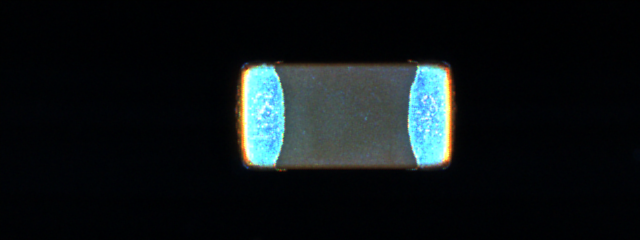
#> input picture JaeHo/001-1.tif, 640 x 240 px
$ python test04_25.py
#> lines starting #> are read from the running program, lines starting #| are printed output that depends on the picture; after the words box and inside, x2 and y2 are one past the last pixel; in counts of white or black regions, pixels touching at a corner belong together
import cv2
import numpy as np

def contour():

    img = cv2.imread('001-1.tif')
#> img is the input picture: shape (240, 640, 3); mean B, G, R 22.9, 21.3, 15.5
    imgray = cv2.cvtColor(img, cv2.COLOR_BGR2GRAY)
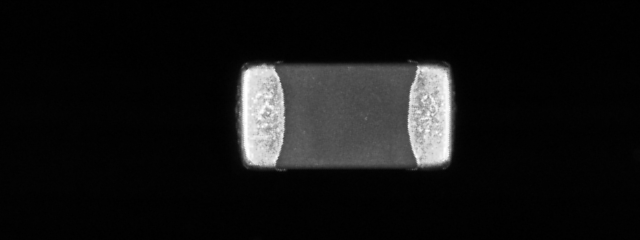
#> imgray: shape (240, 640); min 0, max 255, mean 19.8
    ret, thr = cv2.threshold(imgray, 50, 255, cv2.THRESH_BINARY)
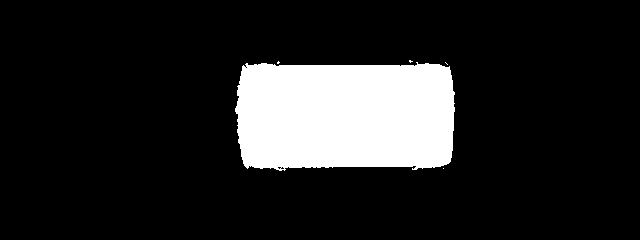
#> thr: shape (240, 640); 14.3% white; 5 white regions (4 under 20 px)
    contours, _ = cv2.findContours(thr, cv2.RETR_EXTERNAL, cv2.CHAIN_APPROX_SIMPLE)
#> contours = 5 contours, 4 with area under 20; largest, box (x1, y1, x2, y2) and area: (235, 62, 455, 171) 21641


    max = 0
    maxcnt = None

    for cnt in contours :
            area = cv2.contourArea(cnt)
            if(max < area) :
                max = area
                maxcnt = cnt
#> this loop made 5 passes
#> (area, max) on pass 3: (21641, 21641)
#> after the loop, max = 21641; maxcnt = contour of 206 points, box (x1, y1, x2, y2) (235, 62, 455, 171), area 21641

    hull = cv2.convexHull(maxcnt)
#> hull = contour of 30 points, box (x1, y1, x2, y2) (235, 62, 455, 171), area 22734
    mask = np.zeros(img.shape).astype(img.dtype)
    color = [255, 255, 255]
    cv2.fillPoly(mask, [maxcnt], color)
#> mask: shape (240, 640, 3); 14.3% white; 1 white region, box (x1, y1, x2, y2) and area: (235, 62, 455, 171) 21957

    img_mlcc = cv2.bitwise_and(img, mask)


    cv2.drawContours(img, contours, -1, (0, 255, 0), 3)
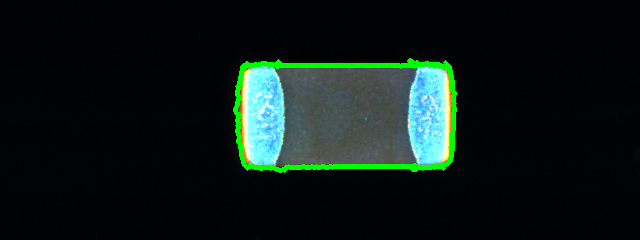
#> img: shape (240, 640, 3); 2.06% of pixels changed, all inside (x1, y1, x2, y2) = (233, 58, 457, 173)
    cv2.drawContours(img_mlcc, [maxcnt],-1, (255,0,0), 3)
    cv2.drawContours(img_mlcc, [hull],-1, (0,255,0), 3)
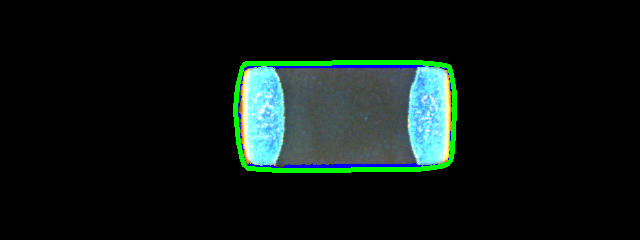
#> img_mlcc: shape (240, 640, 3); mean B, G, R 20.3, 23.3, 13.2


    cv2.imshow('image', img_mlcc)
    cv2.imshow('thr', thr)
    cv2.imshow('contours', img)

    cv2.waitKey(0)
    cv2.destroyAllWindows()


contour()

$ run again, with JaeHo/001-2.tif copied over JaeHo/001-1.tif
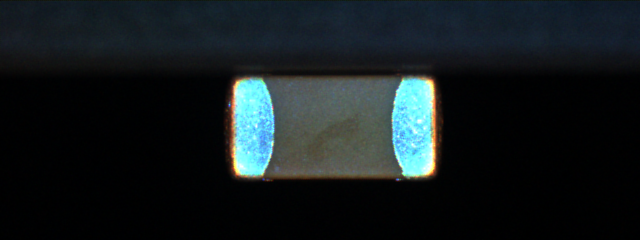
#> input picture JaeHo/001-2.tif, 640 x 240 px
#> in contour, img is the input picture: shape (240, 640, 3); mean B, G, R 30.7, 28.5, 21.2
#> in contour, `ret, thr = cv2.threshold(imgray, 50, 255, cv2.THRESH_BINARY)`:
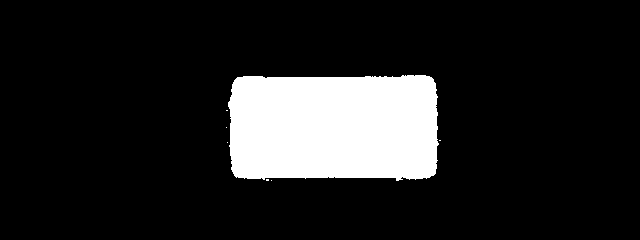
#> thr: shape (240, 640); 13.6% white; 7 white regions (6 under 20 px)
#> contours = 7 contours, 6 with area under 20; largest, box (x1, y1, x2, y2) and area: (228, 75, 439, 181) 20617
#> the loop in contour, `for cnt in contours :` made 7 passes
#> (area, max) on pass 7: (20617, 20617)
#> after the loop in contour, `for cnt in contours :`: max = 20617; maxcnt = contour of 181 points, box (x1, y1, x2, y2) (228, 75, 439, 181), area 20617
#> hull = contour of 31 points, box (x1, y1, x2, y2) (228, 75, 439, 181), area 21409
#> mask: shape (240, 640, 3); 13.6% white; 1 white region, box (x1, y1, x2, y2) and area: (228, 75, 439, 181) 20916
#> img: shape (240, 640, 3); 1.97% of pixels changed, all inside (x1, y1, x2, y2) = (224, 73, 443, 183)
#> in contour, `cv2.drawContours(img_mlcc, [hull],-1, (0,255,0), 3)`:
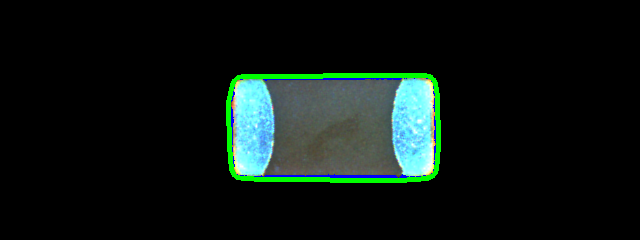
#> img_mlcc: shape (240, 640, 3); mean B, G, R 19.2, 22.9, 12.9

$ run again, with JaeHo/001-3.tif copied over JaeHo/001-1.tif
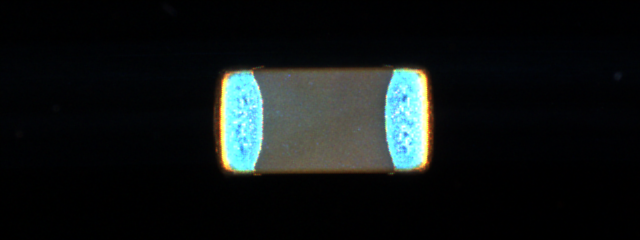
#> input picture JaeHo/001-3.tif, 640 x 240 px
#> in contour, img is the input picture: shape (240, 640, 3); mean B, G, R 22.1, 22.2, 17.7
#> in contour, `ret, thr = cv2.threshold(imgray, 50, 255, cv2.THRESH_BINARY)`:
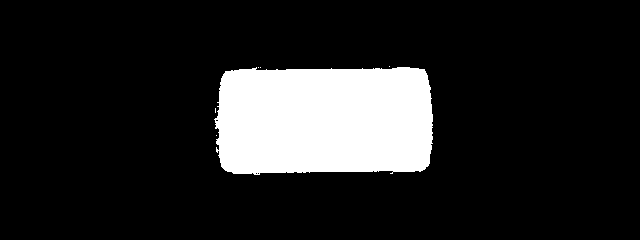
#> thr: shape (240, 640); 14.2% white; 6 white regions (5 under 20 px)
#> contours = 6 contours, 5 with area under 20; largest, box (x1, y1, x2, y2) and area: (214, 67, 433, 175) 21553
#> the loop in contour, `for cnt in contours :` made 6 passes
#> (area, max) on pass 5: (21553, 21553)
#> after the loop in contour, `for cnt in contours :`: max = 21553; maxcnt = contour of 226 points, box (x1, y1, x2, y2) (214, 67, 433, 175), area 21553
#> hull = contour of 29 points, box (x1, y1, x2, y2) (214, 67, 433, 175), area 22442
#> mask: shape (240, 640, 3); 14.2% white; 1 white region, box (x1, y1, x2, y2) and area: (214, 67, 433, 175) 21869
#> img: shape (240, 640, 3); 2.02% of pixels changed, all inside (x1, y1, x2, y2) = (212, 64, 435, 177)
#> in contour, `cv2.drawContours(img_mlcc, [hull],-1, (0,255,0), 3)`:
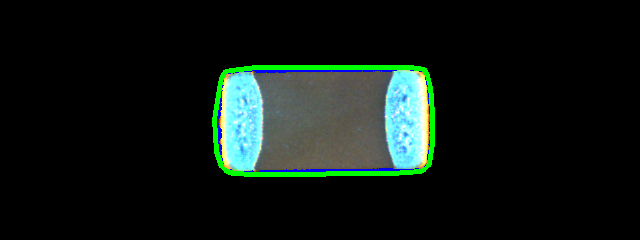
#> img_mlcc: shape (240, 640, 3); mean B, G, R 20.1, 24.3, 15

$ run again, with JaeHo/001-4.tif copied over JaeHo/001-1.tif
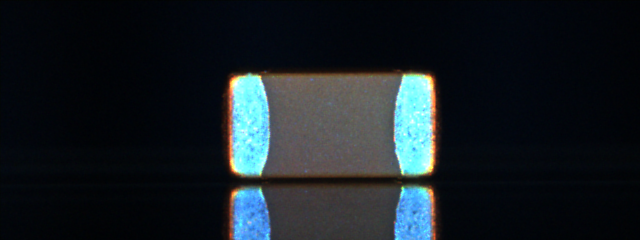
#> input picture JaeHo/001-4.tif, 640 x 240 px
#> in contour, img is the input picture: shape (240, 640, 3); mean B, G, R 36.3, 31.3, 23.8
#> in contour, `ret, thr = cv2.threshold(imgray, 50, 255, cv2.THRESH_BINARY)`:
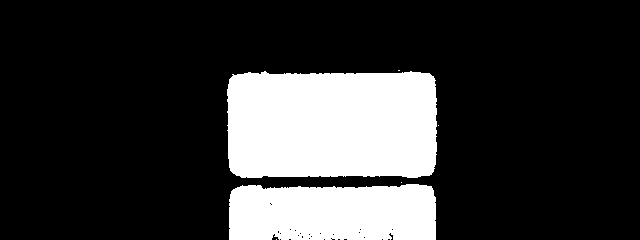
#> thr: shape (240, 640); 21.1% white; 6 white regions (4 under 20 px)
#> contours = 6 contours, 4 with area under 20; largest, box (x1, y1, x2, y2) and area: (227, 71, 437, 178) 21174, (229, 184, 436, 240) 10700
#> the loop in contour, `for cnt in contours :` made 6 passes
#> (area, max) on passes 2, 5: (10699.5, 10699.5), (21173.5, 21173.5)
#> after the loop in contour, `for cnt in contours :`: max = 21173.5; maxcnt = contour of 195 points, box (x1, y1, x2, y2) (227, 71, 437, 178), area 21174
#> hull = contour of 24 points, box (x1, y1, x2, y2) (227, 71, 437, 178), area 21858
#> mask: shape (240, 640, 3); 14% white; 1 white region, box (x1, y1, x2, y2) and area: (227, 71, 437, 178) 21473
#> img: shape (240, 640, 3); 3.39% of pixels changed, all inside (x1, y1, x2, y2) = (225, 68, 441, 240)
#> in contour, `cv2.drawContours(img_mlcc, [hull],-1, (0,255,0), 3)`:
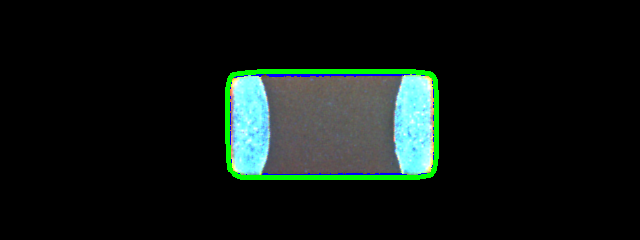
#> img_mlcc: shape (240, 640, 3); mean B, G, R 19.8, 23.6, 14.6
